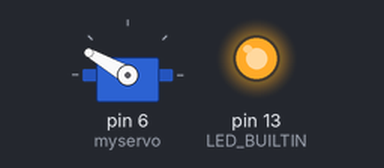
The sketch below on a simulated Arduino Uno, built with avr-gcc and run on an emulated ATmega328P. On the bench: servo, output pins drawn as LEDs (lit = HIGH).

Above: at 0.05 s.
At 4.95 s:
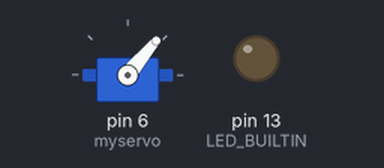
Timing chart, 0 to 6.5 s (numbered marks = the images above):
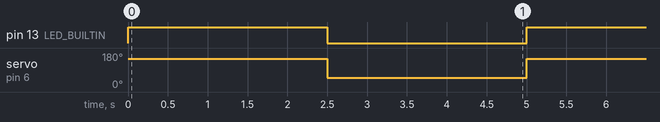

The sketch:

servo_test.ino
```cpp
#include <Servo.h>

Servo myservo;

void setup()
{
  pinMode(LED_BUILTIN, OUTPUT);
  myservo.attach(6);
}

void loop() {
  if (millis()%5000 > 2500){
    myservo.write(50);
    digitalWrite(LED_BUILTIN, LOW);
  } else {
    myservo.write(150);
    digitalWrite(LED_BUILTIN, HIGH);
  }
}
```

Measured:
- by itself, pin 13 (LED_BUILTIN): alternates HIGH for 2.5 s and LOW for 2.5 s
- by itself, servo on pin 6 (myservo): alternates 150° for 2.5 s and 50° for 2.5 s
